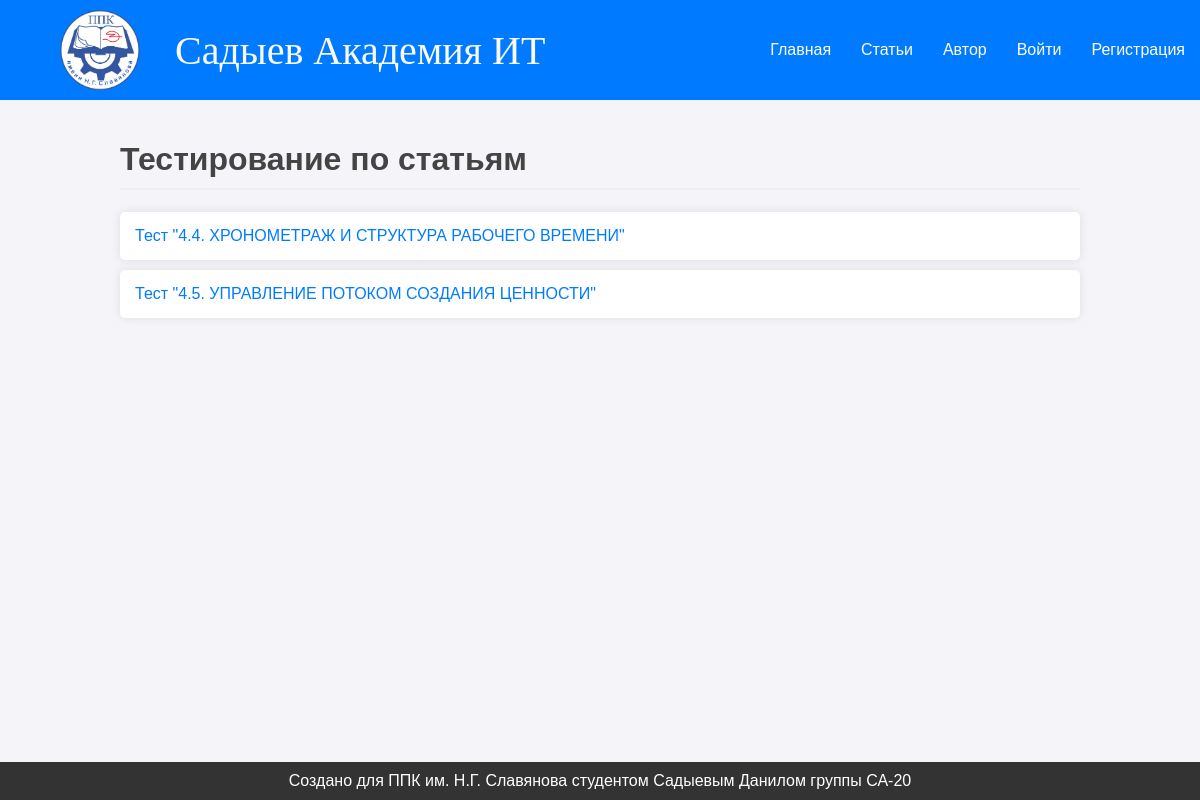
The app's page /quiz/ with its own data.
### main/models.py (models this page shows, shortened)
class Quiz(models.Model):
    article = models.OneToOneField(Article, on_delete=models.CASCADE)
    title = models.CharField(max_length=200)

### main/views.py (the view)
# urls.py: path('quiz/', views.quiz_list, name='quiz_list'),
def quiz_list(request):
    quizzes = Quiz.objects.all()
    return render(request, 'main/quiz_list.html', {'quizzes': quizzes})

### main/templates/main/quiz_list.html (shortened to what this page needs)
<!DOCTYPE html>
{% load static %}
<html>
<head>
    <link rel="stylesheet" href="{% static 'main/css/styles.css' %}">
</head>
<body>
    <nav>
        <div class="logo">
            <img src="{% static 'main/images/logo.png' %}" alt="Logo">
            <a class="mytitle" style="text-decoration: none;" href="{% url 'home' %}">Садыев Академия ИТ</a>
        </div>
        <div class="menu">
            <a href="{% url 'home' %}">Главная</a>
            <a href="{% url 'article_list' %}">Статьи</a>
            <a href="{% url 'about' %}">Автор</a>
            {% if user.is_authenticated %}
                <a href="{% url 'quiz_list' %}">Проверка знаний</a>
                <a href="{% url 'profile' %}">Личный кабинет</a>
                <a href="{% url 'logout' %}">Выйти</a>
            {% else %}
                <a href="{% url 'login' %}">Войти</a>
                <a href="{% url 'register' %}">Регистрация</a>
            {% endif %}
        </div>
    </nav>
    <div class="container">
        <h1>Тестирование по статьям</h1>
        <ul>
            <div class="quiz-list">
                {% for quiz in quizzes %}
                <li>
                    <div class="quiz-item">
                        <a href="{% url 'quiz_detail' quiz.id %}">{{ quiz.title }}</a>
                    </div>
                </li>
                {% endfor %}
            </div>
        </ul>
    </div>
    <footer>
        Создано для ППК им. Н.Г. Славянова студентом Садыевым Данилом группы СА-20
    </footer>
</body>
</html>

### main/static/main/css/styles.css (style rules this page uses)
body { font-family: Arial, sans-serif; background-color: #f4f4f9; margin: 0; padding: 0; color: #333; }
.container { width: 80%; margin: 0 auto; padding: 20px; }
h1, h2, h3 { color: #444; border-bottom: 2px solid #eee; padding-bottom: 10px; }
a { color: #007bff; text-decoration: none; }
ul { list-style-type: none; padding: 0; }
ul li { background: #fff; margin: 10px 0; padding: 15px; border-radius: 5px; box-shadow: 0 0 10px rgba(0, 0, 0, 0.1); }
nav { background: #007bff; color: #fff; padding: 10px 0; display: flex; align-items: center; justify-content: space-between; }
nav .logo { display: flex; align-items: center; margin-left: 20px; }
nav .mytitle { font-size: 40px; font-family: Bahnschrift; color: hsl(0, 0%, 98%); }
nav .logo img { height: 80px; margin-right: 20px; margin-left: 40px; }
nav .menu { display: flex; align-items: center; }
nav a { color: #fff; margin: 0 15px; text-decoration: none; }
footer { background: #333; color: #fff; padding: 10px 0; text-align: center; position: fixed; bottom: 0; width: 100%; }

### records on screen
Quiz: title "Тест \"4.4. ХРОНОМЕТРАЖ И СТРУКТУРА РАБОЧЕГО ВРЕМЕНИ\""
Quiz: title "Тест \"4.5. УПРАВЛЕНИЕ ПОТОКОМ СОЗДАНИЯ ЦЕННОСТИ\""
